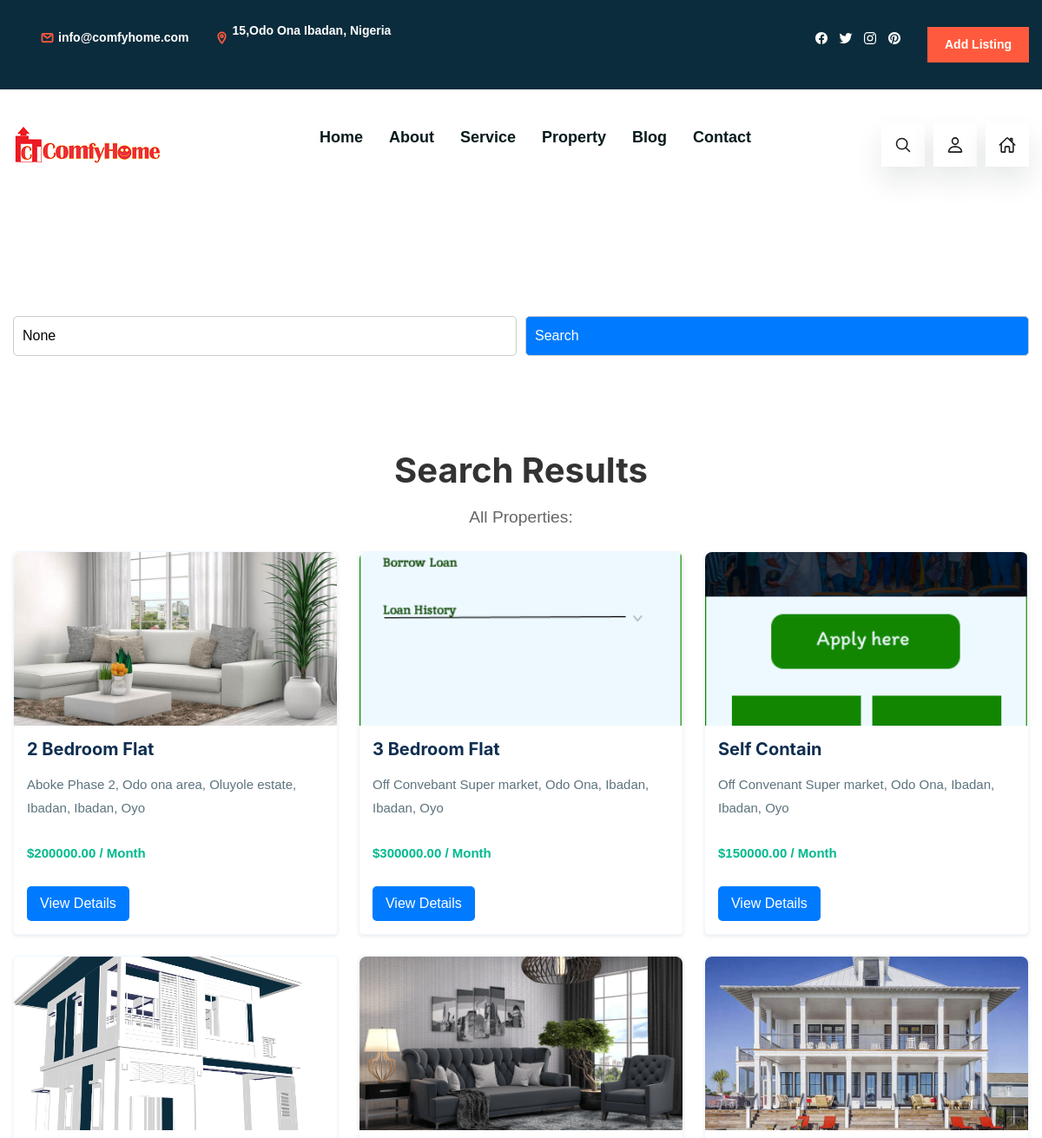
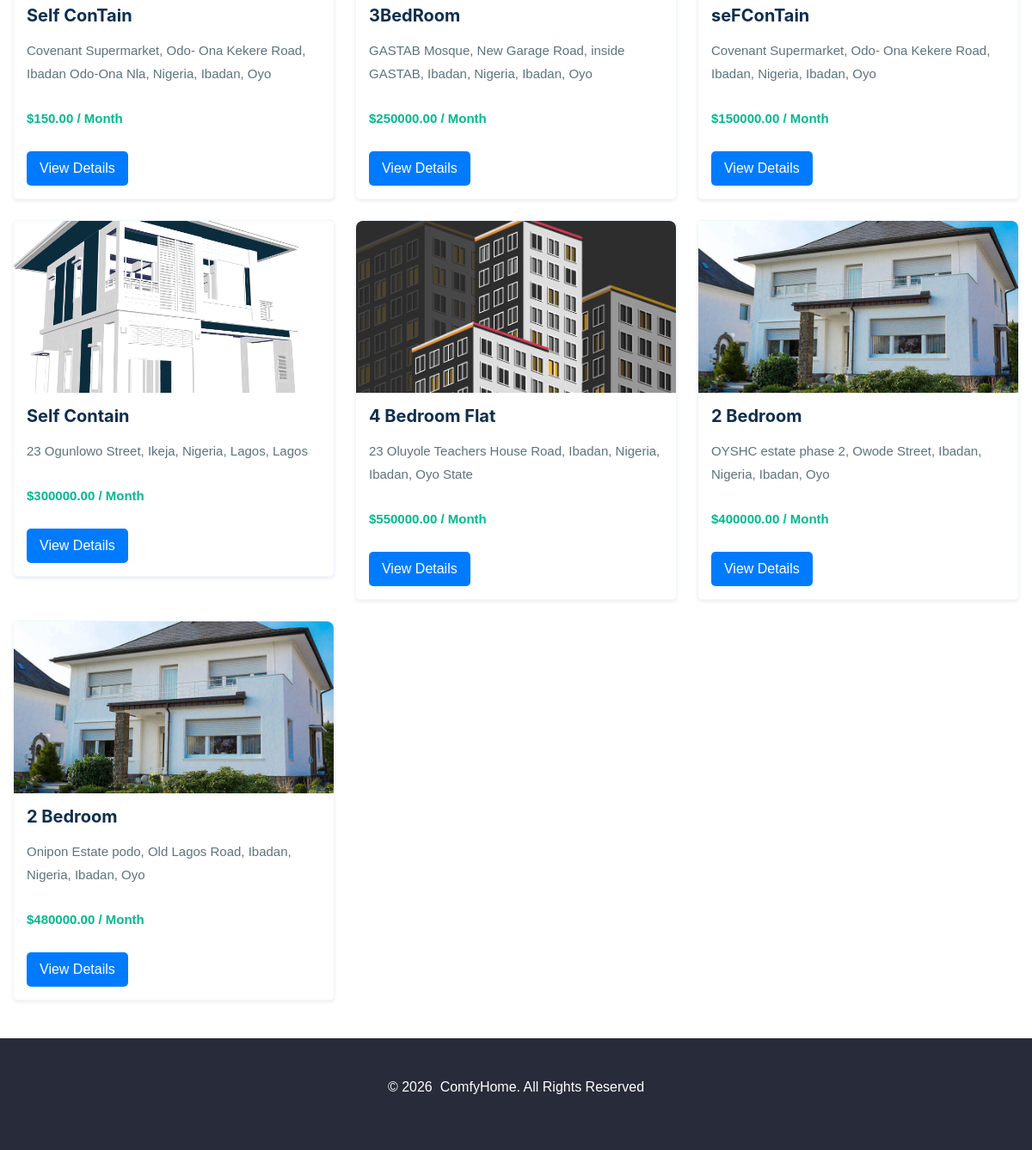
Page /property_search/ on the committed database (2 pictures, top to bottom).
### RealEstate/models.py (models this page shows, shortened)
class Property(models.Model):
    owner = models.ForeignKey(User, on_delete=models.CASCADE, related_name='properties')
    title = models.CharField(max_length=255)
    description = models.TextField()
    address = models.CharField(max_length=255)
    city = models.CharField(max_length=100)
    state = models.CharField(max_length=100)
    zip_code = models.CharField(max_length=10)
    sale_or_rent = models.CharField(max_length=4, choices=PROPERTY_TYPE_CHOICES)
    price = models.DecimalField(max_digits=10, decimal_places=2)
    property_type = models.CharField(max_length=50, choices=[('Apartment','Apartment'),
    ('House', 'House'), ('Condo', 'Condo')])
    bedrooms = models.IntegerField()
    bathrooms = models.IntegerField()
    square_feet = models.IntegerField()
    main_image = models.ImageField(upload_to='property_images/') #THE DIRECTORY
    created_at = models.DateTimeField(auto_now_add=True)
    updated_at = models.DateTimeField(default=now)

### RealEstate/views.py (the view, shortened to what this page needs)
# urls.py: path('property_search/', views.property_search, name='property_search'),
def property_search(request):
    query = request.GET.get('q')
    price_min = request.GET.get('price_min')
    price_max = request.GET.get('price_max')
    bedrooms = request.GET.get('bedrooms')
    bathrooms = request.GET.get('bathrooms')
    properties = Property.objects.all()
    if price_min:
        properties = properties.filter(price__gte=price_min)
    if price_max:
        properties = properties.filter(price__lte=price_max)
    if bedrooms:
        properties = properties.filter(bedrooms__gte=bedrooms)
    if bathrooms:
        properties = properties.filter(bathrooms__gte=bathrooms)
    context = {
        'properties': properties,
        'query': query,
        'price_min': price_min,
        'price_max': price_max,
        'bedrooms': bedrooms,
        'bathrooms': bathrooms    }
    return render(request, 'property_search.html', context)

### RealEstate/templates/property_search.html (shortened to what this page needs)
<!DOCTYPE html>
<html lang="en">
<head>
</head>
<body>
{% load static %}
<!DOCTYPE html>
<html lang="en">
<head>
    <link href="{% static 'css/bootstrap.min.css' %}" rel="stylesheet">
    <link rel="stylesheet" href="{% static 'css/searchResult.css'%}">
    <link rel="stylesheet" href="{% static 'css/propertyList.css' %}">
    <link rel="stylesheet" href="{% static 'css/style.css' %}">
</head>
<body>
   {% include "homeverse/nav.html" %}
      <div class="container">
      <form method="GET" action="{% url 'property_search' %}">
        <input type="text" name="q" placeholder="Search..." value="{{ query }}">
        <button type="submit">Search</button>
    </form>
      </div>
    <div class="container mt-5">
        <div class="search-results-header text-center mb-4">
            <h1 class="mb-3">Search Results</h1>
            {% if query %}
                <p class="lead">Results for "{{ query }}":</p>
            {% else %}
                <p class="lead">All Properties:</p>
            {% endif %}
        </div>
        <div class="row">
            {% for property in properties %}
            <div class="col-md-6 col-lg-4 mb-4">
                <div class="property-card card shadow-sm">
                    <img src="{{ property.main_image.url }}" alt="{{ property.title }}" class="card-img-top" style="height: 200px; object-fit: cover;">
                    <div class="card-body">
                        <h5 class="card-title">{{ property.title }}</h5>
                        <p class="card-text">{{ property.address }}, {{ property.city }}, {{ property.state }}</p>
                        <p class="card-text text-primary"><strong>${{ property.price }} / Month</strong></p>
                        <a href="{% url 'property_detail' property.pk %}" class="btn btn-primary">View Details</a>
                    </div>
                </div>
            </div>
            {% empty %}
            <div class="col-12">
                <p class="text-center">No properties found matching your search criteria.</p>
            </div>
            {% endfor %}
        </div>
    </div>
    {% include "homeverse/footer.html" %}
</body>
</html>

### static/css/searchResult.css (style rules this page uses)
.container { max-width: 1200px; margin: 0 auto; padding: 20px; }
.search-results-header h1 { font-size: 2.5rem; margin-bottom: 10px; color: #333; }
.search-results-header p { font-size: 1.2rem; color: #666; }
.property-card { border: none; transition: transform 0.3s, box-shadow 0.3s; }
.property-card img { border-top-left-radius: 8px; border-top-right-radius: 8px; }
.property-card .card-body { padding: 15px; }
.property-card .card-title { font-size: 1.25rem; font-weight: bold; margin-bottom: 10px; }
.property-card .card-text { margin-bottom: 10px; color: #555; }
.property-card .btn-primary { background-color: #007bff; border: none; font-weight: 500; padding: 8px 15px; transition: background-color 0.3s; color:white !important; }

### static/css/propertyList.css (style rules this page uses)
:root { --dark-jungle-green: hsl(188, 63%, 7%); --prussian-blue: hsl(200, 69%, 14%); --raisin-black-1: hsl(227, 29%, 13%); --raisin-black-2: hsl(229, 17%, 19%); --yellow-green: hsl(89, 72%, 45%); --orange-soda: hsl(9, 100%, 62%); --cultured-1: hsl(0, 0%, 93%); --cultured-2: hsl(192, 24%, 96%); --misty-rose: hsl(7, 56%, 91%); --alice-blue: hsl(210, 100%, 97%); --seashell: hsl(8, 100%, 97%); --cadet: hsl(200, 15%, 43%); --white: hsl(0, 0%, 100%); --black: hsl(0, 0%, 0%); --opal: hsl(180, 20%, 62%); --ff-nunito-sans: "Nunito Sans", sans-serif; --ff-poppins: "Poppins", sans-serif; --fs-1: 1.875rem; --fs-2: 1.5rem; --fs-3: 1.375rem; --fs-4: 1.125rem; --fs-5: 0.875rem; --fs-6: 0.813rem; --fs-7: 0.75rem; --fw-500: 500; --fw-600: 600; --fw-700: 700; --transition: 0.25s ease; --section-padding: 100px; --shadow-1: 0 5px 20px 0 hsla(219, 56%, 21%, 0.1); --shadow-2: 0 16px 32px hsla(188, 63%, 7%, 0.1); }
*, *::before, *::after { margin: 0; padding: 0; box-sizing: border-box; }
a { text-decoration: none; }
button { border: none; background: none; font: inherit; text-align: left; cursor: pointer; }
html { font-family: var(--ff-nunito-sans); scroll-behavior: smooth; }
body { background: var(--white); overflow-x: hidden; }
.container { padding-inline: 15px; }
button, a { transition: var(--transition); }
.property-card { border: 1px solid var(--alice-blue); box-shadow: var(--shadow-2); }
.property-card .card-title { --font-weight: var(--fw-600); margin-bottom: 15px; }
.property-card .card-text { color: var(--cadet); font-size: var(--fs-5); line-height: 1.8; margin-bottom: 25px; }
@media (min-width: 600px) { :root { --fs-2: 1.875rem; } }
@media (min-width: 600px) { .container { max-width: 550px; margin-inline: auto; } }
@media (min-width: 768px) { :root { --fs-1: 2.5rem; --fs-5: 0.938rem; --fs-6: 0.875rem; } }
@media (min-width: 768px) { .container { max-width: 720px; } }
@media (min-width: 992px) { :root { --fs-1: 3.125rem; --fs-4: 1.375rem; } }
@media (min-width: 992px) { .container { max-width: 970px; } }
@media (min-width: 1200px) { :root { --fs-2: 2.75rem; --fs-4: 1.5rem; } }
@media (min-width: 1200px) { .container { max-width: 1200px; } }
.container { max-width: 1200px; margin: 0 auto; padding: 20px; }
form { display: flex; flex-wrap: wrap; gap: 10px; margin-bottom: 20px; }
form input, form button { padding: 10px; border: 1px solid #ccc; border-radius: 5px; flex: 1; }
form button { background-color: #007bff; color: white; cursor: pointer; }
.property-card p { margin: 5px 0; }
.property-card a { color: #007bff; text-decoration: none; font-weight: bold; }

### rows in the picture
Property: main_image (picture), title "2 Bedroom Flat", address "Aboke Phase 2, Odo ona area, Oluyole estate, Ibadan", city "Ibadan", state "Oyo", price "200000.00"
Property: main_image (picture), title "3 Bedroom Flat", address "Off Convebant Super market, Odo Ona, Ibadan", city "Ibadan", state "Oyo", price "300000.00"
Property: main_image (picture), title "Self Contain", address "Off Convenant Super market, Odo Ona, Ibadan", city "Ibadan", state "Oyo", price "150000.00"
Property: main_image (picture), title "Self ConTain", address "Covenant Supermarket, Odo- Ona Kekere Road, Ibadan Odo-Ona Nla, Nigeria", city "Ibadan", state "Oyo", price "150.00"
Property: main_image (picture), title "3BedRoom", address "GASTAB Mosque, New Garage Road, inside GASTAB, Ibadan, Nigeria", city "Ibadan", state "Oyo", price "250000.00"
Property: main_image (picture), title "seFConTain", address "Covenant Supermarket, Odo- Ona Kekere Road, Ibadan, Nigeria", city "Ibadan", state "Oyo", price "150000.00"
Property: main_image (picture), title "Self Contain", address "23 Ogunlowo Street, Ikeja, Nigeria", city "Lagos", state "Lagos", price "300000.00"
Property: main_image (picture), title "4 Bedroom Flat", address "23 Oluyole Teachers House Road, Ibadan, Nigeria", city "Ibadan", state "Oyo State", price "550000.00"
Property: main_image (picture), title "2 Bedroom", address "OYSHC estate phase 2, Owode Street, Ibadan, Nigeria", city "Ibadan", state "Oyo", price "400000.00"
Property: main_image (picture), title "2 Bedroom", address "Onipon Estate podo, Old Lagos Road, Ibadan, Nigeria", city "Ibadan", state "Oyo", price "480000.00"

### other values in the picture
{{ current_year }} "2026"
